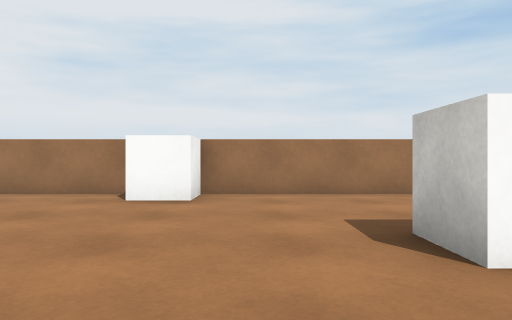
View 1 (above)

18 first-person views from a walk through a 3-D level made in the Unity game engine. The camera is 0.62 m above the floor, looks level and sees 70° across. The floor is counted in squares, 1 m on a side. Each view is taken from the middle of a square. On the plan, view 1 faces up. The plan holds only what a view shows up to about 10 squares ahead; the rest is blank. The place goes on beyond the plan. The player character is not drawn. Surface patterns are stand-ins for the level's own textures.

View 2
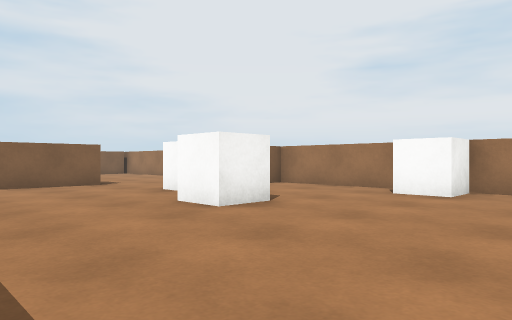

View 3
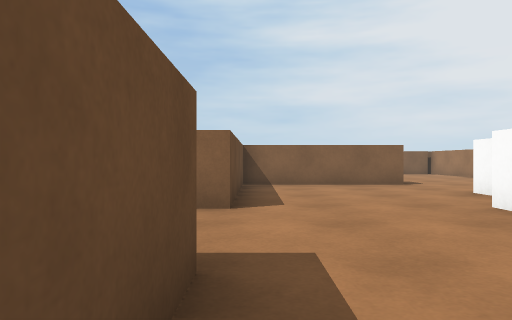

View 4
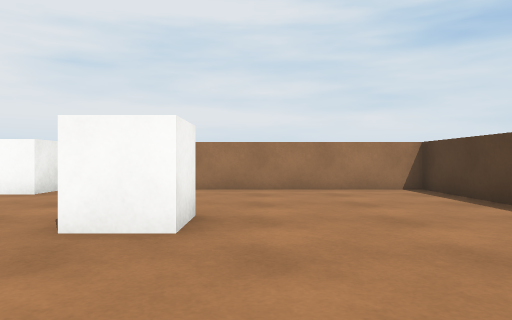

View 5
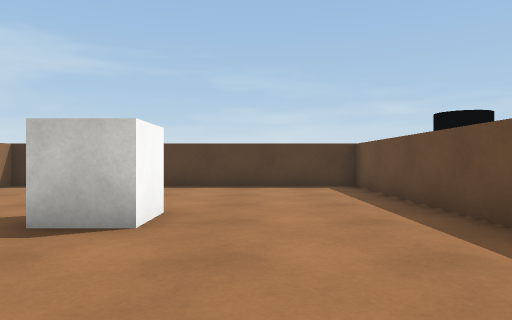

View 6
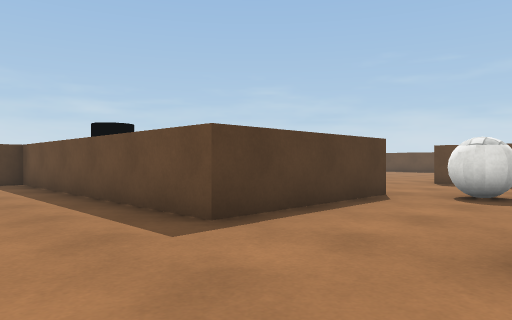

View 7
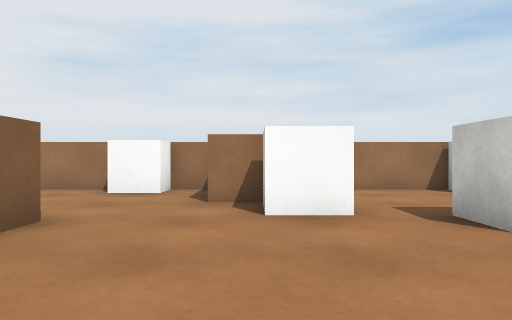

View 8
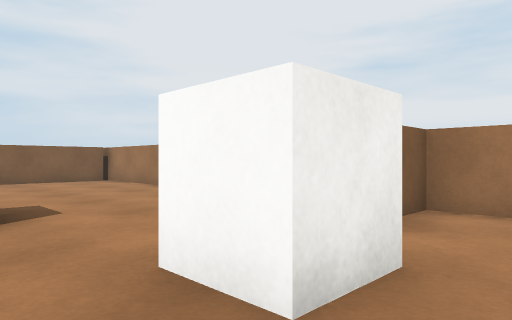

View 9
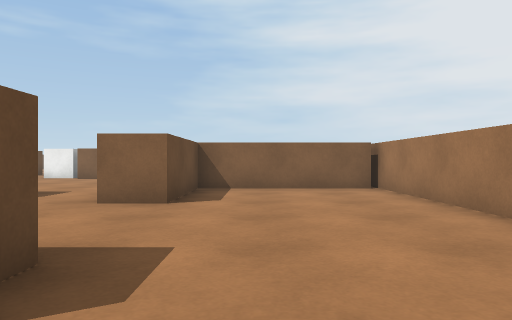

View 10
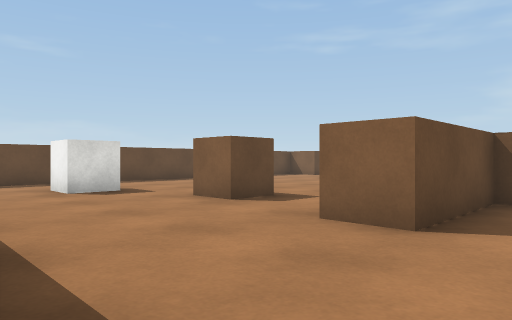

View 11
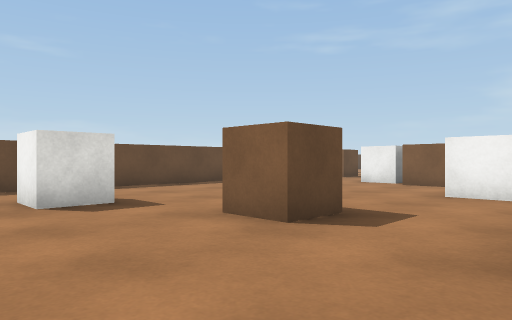

View 12
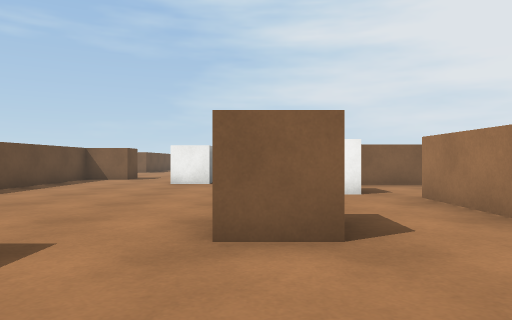

View 13
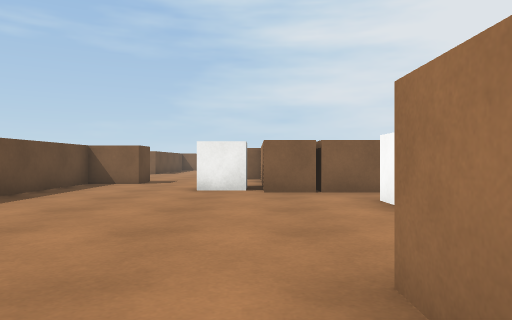

View 14
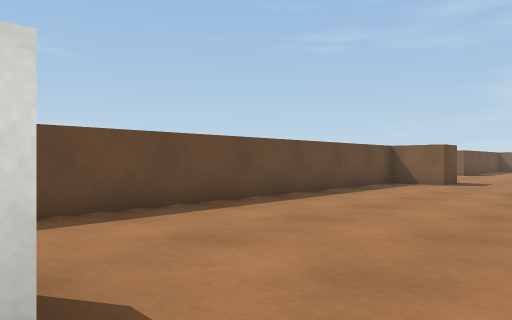

View 15
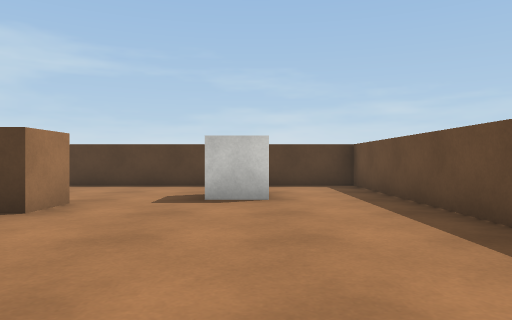

View 16
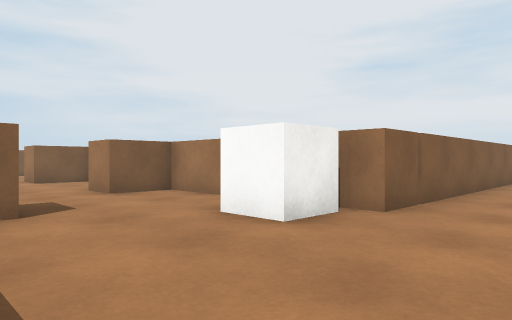

View 17
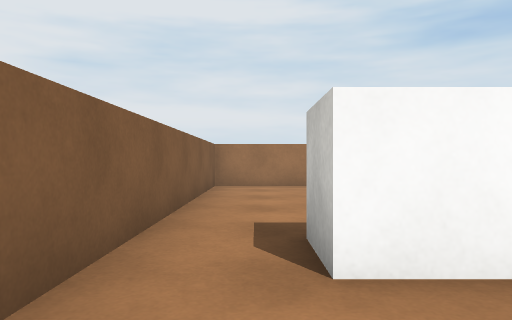

View 18
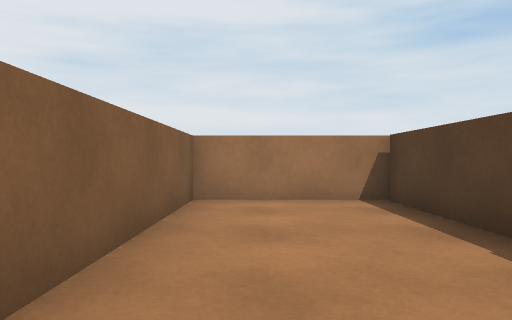

### Floor plan
Points are (right, up) in squares from view 1. A wall is a line through its corners. A room is listed if a view was taken in it or the views show most of it. See-through windows are left out.
Room 1 (views 1, 2, 3, 4, 5, 6, 7, 8)
walls: (-1, -2.5) (-1, -1.3) (6.5, -1.3) (6.5, 6.7) (-5.7, 6.7) (-5.7, 6); (-5.9, 4.4) (-6.8, 4.4); (-8.2, 1.6) (-8.2, -1.4); (-7.8, -1.3) (-3.6, -1.3) (-3.6, -1.8)
ways out: opening at (-6.2, 2.5) to room 2; opening at (-2.5, -2)
objects: cube (-6, 3) to (-5, 4); cube (-4, 2) to (-3, 3); cube (-2, 6) to (-1, 6); cube (2, 2) to (2, 3)
Room 2 (views 9, 10, 11, 12, 13, 14, 15, 16, 17, 18)
walls: (-13.9, -0.3) (-12.8, -0.3) (-12.8, -1.3) (-13.9, -1.3); (-13.9, 1.7) (-16.1, 1.7); (-16, 3.9) (-16, 6.6); (-9.2, 2.7) (-8.8, 2.7); (-8.2, 2.8) (-8.2, 1.6); (-15, 6.5) (-15, 2.7) (-12.2, 2.7) (-12.2, 1.6); (-7, 6.7) (-19, 6.7) (-19, -1.8) (-23.6, -1.8) (-23.6, -3.2); (-22.5, -5) (-21.5, -5) (-21.5, -6.4) (-9.2, -6.4) (-9.2, 0.5)
ways out: opening at (-6.2, 2.5) to room 1; opening at (-22.5, -4.5)
objects: cube (-20, -3); cube (-17, 0) to (-17, 1); cube (-12, -4) to (-12, -3); cube (-9, 6) to (-8, 6)

Where each view was taken, in squares from view 1:
view 1: 0 up, 0 right, facing up
view 2: 1 down, 1 right, facing up-left
view 3: 1 down, 1 right, facing left
view 4: 1 down, 3 right, facing up
view 5: 1 up, 2 left, facing right
view 6: 1 up, 4 left, facing down-right
view 7: 1 down, 6 left, facing up
view 8: 2 up, 4 left, facing up-left
view 9: 4 up, 7 left, facing left
view 10: 4 up, 9 left, facing down-left
view 11: 2 up, 10 left, facing down-left
view 12: 1 down, 10 left, facing left
view 13: 2 down, 12 left, facing left
view 14: 2 down, 12 left, facing down-left
view 15: 4 down, 18 left, facing right
view 16: 6 down, 17 left, facing up-left
view 17: 2 down, 18 left, facing up
view 18: 1 up, 18 left, facing up
